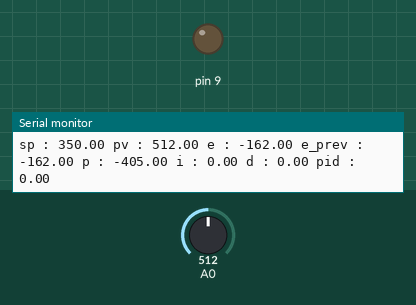
This sketch was run on a simulated Arduino Uno, built with avr-gcc and run on an emulated ATmega328P. Parts: output pins drawn as LEDs (lit = HIGH), the last lines printed to the serial monitor. Inputs (shaded band) come from the test bench; at power-on: A0 = 512.

Above: at 1.8 s.
1.9 s: A0 set to 306
At 2.5 s:
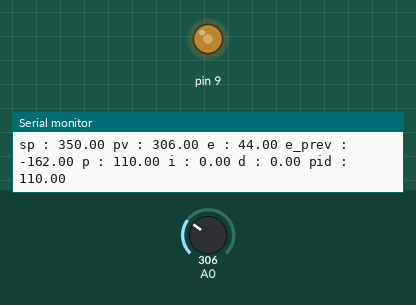
5.0 s: A0 set to 245
At 5.7 s:
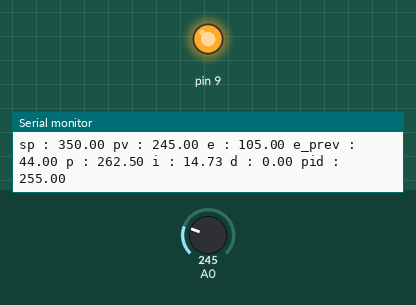
6.7 s: A0 set to 306
At 7.3 s:
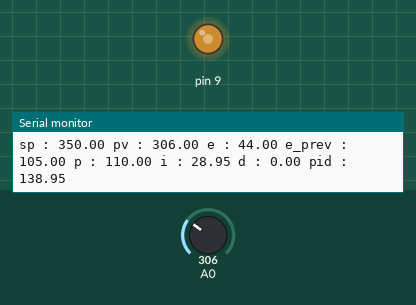
9.8 s: A0 set to 122
Timing chart, 0 to 12.5 s (numbered marks = the images above; inputs shaded):
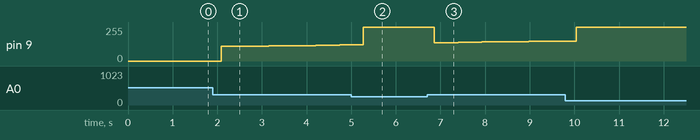

Measured:
- after the input at 1.9 s, pin 9: moves from 0/255 to 121/255 over 2.6 s, starting after 0.19 s
- after the input at 6.7 s, pin 9: 255/255 → 138/255 after 0.16 s, → 141/255 0.53 s later, → 143/255 0.53 s later, → 145/255 0.53 s later, … (6 changes in this stretch)

The sketch:

pid.ino
```cpp
unsigned long time;
unsigned long time_prev;

float sp;
float pv;
float e;
float e_prev;

float p;
float i;
float d;
float pid;

float i_prev;
float d_prev;


float p_control(float kp, float error) {
    float p_control_val = kp*error;
    return p_control_val;
}


float i_control(float ki, float error, float error_prev, float T, float i_control_prev,float down_limit, float up_limit) {
    float i_control_val = ki * T/2 * (error + error_prev) + i_control_prev;

    if (i_control_val > up_limit){
      i_control_val = up_limit;
    }
    if (i_control_val < down_limit) {
      i_control_val = down_limit;
    }

    return i_control_val;
}

float d_control(float kd, float error, float error_prev, float T, float d_control_prev, float down_limit, float up_limit){
    float d_control_val = (kd *  (error - error_prev)/T);

    if (d_control_val > up_limit){
      d_control_val = up_limit;
    }
    if (d_control_val < down_limit) {
      d_control_val = down_limit;
    }
    return d_control_val;
}


void setup() {
  // put your setup code here, to run once:
  Serial.begin(9600);
  pinMode(9, OUTPUT);

}

void loop() {
  // put your main code here, to run repeatedly:
  time = millis() - time_prev;


  if (time > 500){

  //1 nentuin nilai setpoint
  sp = 350;

  //2 baca sensor
  pv = analogRead(A0);

  //3 error = setpoint - sensor
  e = sp-pv;


  //4 p = kp*e
  float kp = 2.5;
  p = p_control(kp, e);


  //5 i = ki(konstanta integral) * jumlah error keseluruhan selama sistem nyala
  float ki = 0.1;
  //memanggil function dengan urutan inputan ki, error, error sebelumnya, interval, nilai i sebelumnya, nilai min, dan nilai max
  i = i_control(ki, e, e_prev, 0.5, i_prev, 0, 255);


  //6 d = kd * perbedaan error per satuan waktu
  float kd = 0;
  d = d_control(kd, e, e_prev, 0.5, d_prev, 0, 255);


  // p tambah i tambah d
  pid = p+i+d;


  //batasin nilai PID sesuai dengan kemampuan pwm microcontroller
  if (pid > 255){
    pid = 255;
  }
  if (pid < 0){
    pid = 0;
  }


  //masuk ke plant lewat pin pwm
  analogWrite(9, pid);


  //debug apa yang terjadi
  Serial.print("sp : ");
  Serial.print(sp);


  Serial.print(" pv : ");
  Serial.print(pv);

  Serial.print(" e : ");
  Serial.print(e);

  Serial.print(" e_prev : ");
  Serial.print(e_prev);

  Serial.print(" p : ");
  Serial.print(p);

  Serial.print(" i : ");
  Serial.print(i);

  Serial.print(" d : ");
  Serial.print(d);


  Serial.print(" pid : ");
  Serial.print(pid);

  Serial.println();

  e_prev = e;
  i_prev = i;
  d_prev = d;
  time_prev = millis();


  }


}
```
